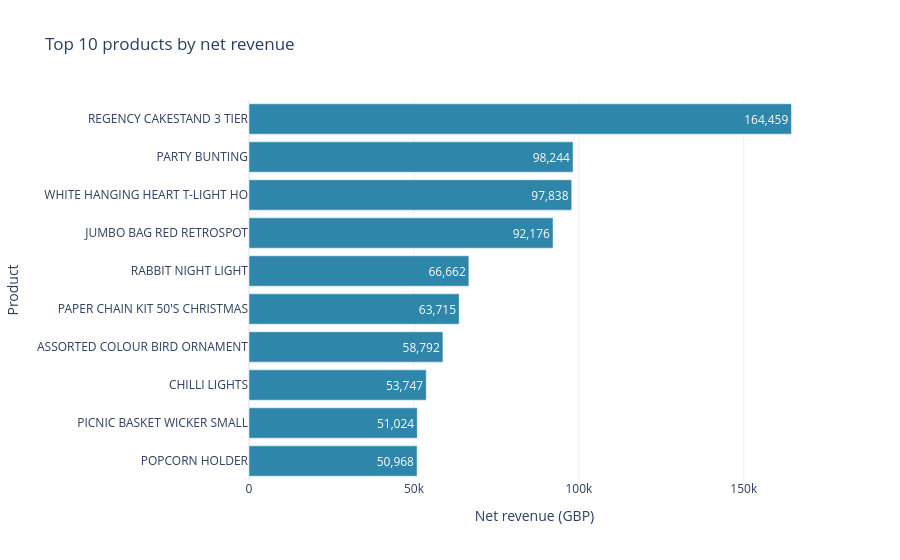
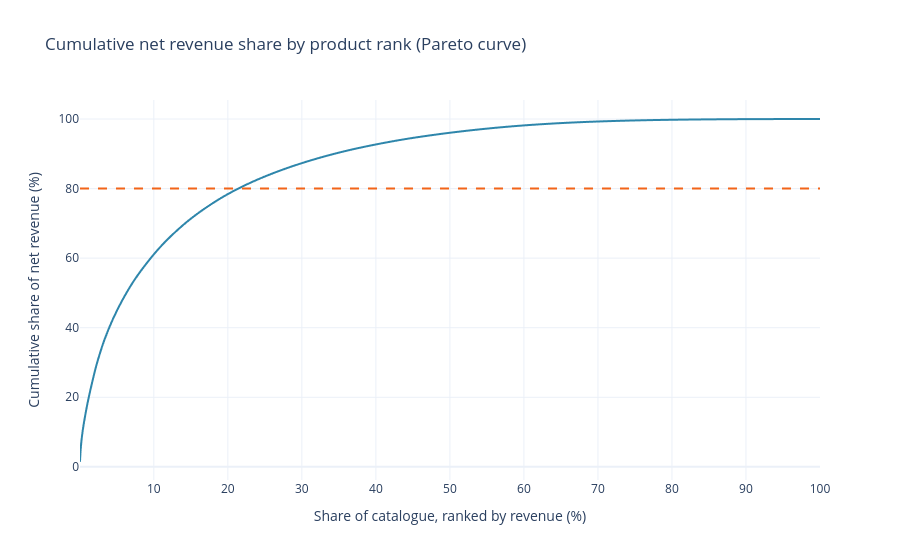

The code cell stored with these charts, in order, in its notebook:
### Markdown cell above
### 2.4 Products

**Question:** Is revenue spread across the catalogue or concentrated in a few items?

### Code cell
product_summary = (
    df.group_by('stock_code')
    .agg(
        description=pl.col('description').mode().sort().first(),
        net_revenue=pl.col('revenue').sum(),
        net_units=pl.col('quantity').sum()
    )
    .sort('net_revenue', descending=True)
    .with_columns(
        product_rank=pl.int_range(1, pl.len() + 1),
        **{'cum_revenue_share_%': pl.col('net_revenue').cum_sum() / pl.col('net_revenue').sum() * 100}
    )
    .with_columns(**{'catalogue_share_%': pl.col('product_rank') / pl.len() * 100})
)

n_products = product_summary.height
n_for_80 = product_summary.filter(pl.col('cum_revenue_share_%') < 80).height + 1
top10_share = product_summary.head(10)['net_revenue'].sum() / product_summary['net_revenue'].sum() * 100
negative_products = product_summary.filter(pl.col('net_revenue') < 0).height

display(product_summary.head(10).with_columns(pl.col(pl.Float64).round(1)))
print(f'Products sold                    : {n_products:,}')
print(f'Products with negative net value : {negative_products}')

fig_products = px.bar(
    product_summary.head(10).with_columns(label=pl.col('description').str.slice(0, 30)),
    x='net_revenue', y='label', orientation='h', text_auto=',.0f', template='plotly_white',
    color_discrete_sequence=[BLUE], title='Top 10 products by net revenue',
    labels={'net_revenue': 'Net revenue (GBP)', 'label': 'Product'}
)
fig_products.update_yaxes(categoryorder='total ascending')
fig_products.show()

fig_pareto = px.line(
    product_summary, x='catalogue_share_%', y='cum_revenue_share_%', template='plotly_white',
    title='Cumulative net revenue share by product rank (Pareto curve)',
    labels={'catalogue_share_%': 'Share of catalogue, ranked by revenue (%)', 'cum_revenue_share_%': 'Cumulative share of net revenue (%)'}
)
fig_pareto.update_traces(line_color=BLUE)
fig_pareto.add_hline(y=80, line_dash='dash', line_color=ORANGE)
fig_pareto.show()

print(f'Takeaway: the top 10 products make {top10_share:.1f}% of net revenue; {n_for_80:,} of {n_products:,} products ({n_for_80 / n_products:.1%}) make 80%.')

### Figure 1 — Plotly figure (JSON) as saved in the notebook; plotly's stock layout.template omitted (floating-point values rounded to 4 significant figures)
{"data": [{"hovertemplate": "Net revenue (GBP)=%{x}<br>Product=%{y}<extra></extra>", "legendgroup": "", "marker": {"color": "#2E86AB", "pattern": {"shape": ""}}, "name": "", "orientation": "h", "showlegend": false, "textposition": "auto", "texttemplate": "%{x:,.0f}", "type": "bar", "x": [164500.0, 98240.0, 97840.0, 92180.0, 66660.0, 63720.0, 58790.0, 53750.0, 51020.0, 50970.0], "xaxis": "x", "y": ["REGENCY CAKESTAND 3 TIER", "PARTY BUNTING", "WHITE HANGING HEART T-LIGHT HO", "JUMBO BAG RED RETROSPOT", "RABBIT NIGHT LIGHT", "PAPER CHAIN KIT 50'S CHRISTMAS", "ASSORTED COLOUR BIRD ORNAMENT", "CHILLI LIGHTS", "PICNIC BASKET WICKER SMALL", "POPCORN HOLDER"], "yaxis": "y"}], "layout": {"barmode": "relative", "legend": {"tracegroupgap": 0}, "title": {"text": "Top 10 products by net revenue"}, "xaxis": {"anchor": "y", "domain": [0, 1], "title": {"text": "Net revenue (GBP)"}}, "yaxis": {"anchor": "x", "categoryorder": "total ascending", "domain": [0, 1], "title": {"text": "Product"}}}}

### Figure 2 — Plotly figure (JSON) as saved in the notebook; plotly's stock layout.template omitted (floating-point values rounded to 4 significant figures; data arrays with more than 128 entries replaced by an {"elided": "..."} marker saying what was removed)
{"data": [{"hovertemplate": "Share of catalogue, ranked by revenue (%)=%{x}<br>Cumulative share of net revenue (%)=%{y}<extra></extra>", "legendgroup": "", "line": {"color": "#2E86AB", "dash": "solid"}, "marker": {"symbol": "circle"}, "mode": "lines", "name": "", "showlegend": false, "type": "scattergl", "x": {"elided": "3921 float values"}, "xaxis": "x", "y": {"elided": "3921 float values"}, "yaxis": "y"}], "layout": {"legend": {"tracegroupgap": 0}, "shapes": [{"line": {"color": "#F26419", "dash": "dash"}, "type": "line", "x0": 0, "x1": 1, "xref": "x domain", "y0": 80, "y1": 80, "yref": "y"}], "title": {"text": "Cumulative net revenue share by product rank (Pareto curve)"}, "xaxis": {"anchor": "y", "domain": [0, 1], "title": {"text": "Share of catalogue, ranked by revenue (%)"}}, "yaxis": {"anchor": "x", "domain": [0, 1], "title": {"text": "Cumulative share of net revenue (%)"}}}}
